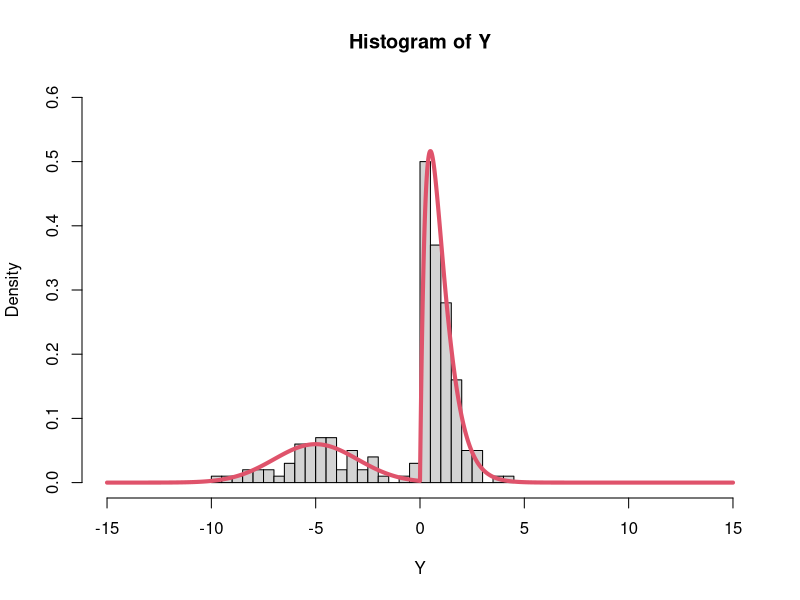

Generate this figure with R:
## ---- chunk 1
knitr::opts_chunk$set(echo = TRUE)
## ---- chunk 2
#Leave the seed unchanged
set.seed(2023)

sampleSize = 10000
meanG = 3
sdG = 4

gaussianSample = rnorm(n = sampleSize, mean = meanG, sd = sdG)
logNormalSample = exp(gaussianSample)

# Summary statistics of both samples
summary(gaussianSample)
summary(logNormalSample)

# FUNCTIONS THAT PLUG IN THE FORMULA
# TO OBTAIN THEORETICAL VALUES
muLN = function (mu, sigma){
  muLN = exp (mu + (sigma^2)/2)
  return(muLN)
}

varLN = function(mu, sigma){
  sigma2LN = exp (2 * mu + sigma^2) * (exp(sigma^2) - 1)
  return(sigma2LN)
}

mean = muLN(meanG, sdG)
var = varLN(meanG,sdG)

print(mean)
print(var)
## ---- chunk 3
p = 0.75

intervals = function(p, mean, sigma){ #chebyshev inequality
  #if(p>1 or p<0){return}
  k = sqrt(1/(1-p))
  leftBound = mean - k * sigma
  rightBound = mean + k * sigma
  data = c(leftBound, rightBound)
  return(data)
}

#= Compute the interval that you found for Q3(2)
# Theoretical logNormal, chebyshev estimate
sigma = sqrt(var)
data = intervals(p, mean, sigma)
leftBound = max(0, data[1])
rightBound = data[2]
# The interval I found for, (theoretically), three fourths of the grains whose weights lie in the following intervals:
print(paste0(leftBound, " < grain weights (0.02 g) < ", rightBound))
  
  
#= Find the proportion of your sample that fall into this interval.
S1 = logNormalSample[leftBound<logNormalSample]
S2 = logNormalSample[logNormalSample<=rightBound]
lenIntersect = length(intersect(S1, S2))
proportion = lenIntersect/ sampleSize
print(paste0("proportion of my sample that fall into this interval: ", proportion))


#= Find an interval in which exactly three fourths of the sample fall into
rightBound = quantile(logNormalSample, probs =0.75)

print(rightBound)
print(paste0(0, " < grain weights (0.02 g) < ", rightBound))

S1 = logNormalSample[0<logNormalSample]
S2 = logNormalSample[logNormalSample<=rightBound]
lenIntersect = length(intersect(S1, S2))
proportion = lenIntersect/ sampleSize
print(paste0("proportion of my sample that fall into this interval: ", proportion))

#= My little test
# using normal theoretical, then exp(x)
data = intervals(p, 3, 4)
leftBound = data[1]
rightBound = data[2]
YleftBound = exp(leftBound)
YrightBound = exp(rightBound)
print(paste0(YleftBound, " < grain weights (0.02 g) < ", YrightBound))

## ---- chunk 4
#= Find the proportion of the sample that is less than the expectation found in Q3(1)
len = length(logNormalSample[logNormalSample < mean])
proportion = len/ sampleSize
print(paste0("proportion of my sample that is less than the expectation found in Q3: ", proportion))

#=  Compare it to the probability found in Q3 part (3)
plnorm(mean, meanG, sdG) # probability in Q3(3)

cat("sample medium", quantile(logNormalSample, 0.5))
cat("sample mean", mean(logNormalSample))

## ---- chunk 5
sampleSiZe = 200
mixP = 0.3
mu = -5
sigma = 2 
alpha = 2
beta = 0.5

# https://www.geeksforgeeks.org/simulate-binomial-or-bernoulli-trials-in-r/
B = rbinom(n = sampleSiZe, size = 1, prob = mixP) # 200 Bernoulli trials
Y1 = rnorm(n = sum(B == 1), mean = mu , sd = sigma)
Y2 = rgamma(n = sum(B == 0), shape = alpha , rate = 1/beta)

Y = c(Y1, Y2)

## ---- chunk 6
mixtureDensity = function(y, mu, sigma, alpha, beta, mixP){
  mixD = mixP * dnorm(y, mu, sigma) + (1 - mixP) * dgamma(y, shape = alpha, scale = beta)
  return(mixD)
}

y = seq(-15,15,by=0.01)
fy = mixtureDensity(y, mu, sigma, alpha, beta, mixP)

#= Histogram of the sample Y, which is a mixture of norm and gamma
hist(Y, breaks = 30, probability = TRUE, xlim = c(-15,15), ylim = c(0,.6))
#= density function of the theoretical distribution of norm and gamma.
lines(y,fy, col = 2, lwd = 4)

## ---- chunk 7
mixExp = function(mu, alpha, beta, mixP){
  return(mixP*mu + (1-mixP)*alpha *beta)
}

mixVar = function(mu, sigma, alpha, beta, mixP){
  return(mixP * sigma^2 + (1-mixP)*alpha*beta^2 + mixP*(1-mixP)*(mu - alpha*beta)^2)
}

mixExp(mu, alpha, beta, mixP)
mean(Y)

mixVar(mu, sigma, alpha, beta, mixP)
var(Y)
